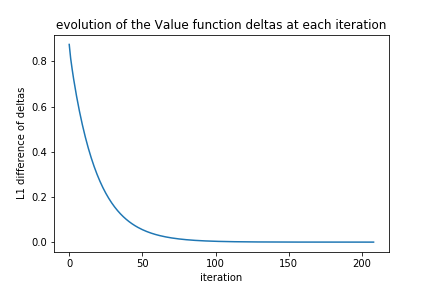

Here is the Python script that generated this plot:
# -*- coding: utf-8 -*-


# =============================================================================
# Loading Modules
# =============================================================================
import numpy as np
from envs.GridWorld import GridworldEnv
import matplotlib.pyplot as pl



# =============================================================================
# Create Environment
# =============================================================================
env = GridworldEnv()




# =============================================================================
# Evaluate Policy
# =============================================================================


def policy_eval(policy, env, discount_factor=1.0, theta=0.00001):
    """
    Evaluate a policy given an environment and a full description of the environment's dynamics.
    
    Args:
        policy: [S, A] shaped matrix representing the policy.
        env: OpenAI env. env.P represents the transition probabilities of the environment.
            env.P[s][a] is a list of transition tuples (prob, next_state, reward, done).
            env.nS is a number of states in the environment. 
            env.nA is a number of actions in the environment.
        theta: We stop evaluation once our value function change is less than theta for all states.
        discount_factor: Gamma discount factor.
    
    Returns:
        Vector of length env.nS representing the value function.
    """
    # Start with a random (all 0) value function
    V = np.zeros(env.nS)
    k=0
    diff=1
    errors=[]
    while (diff>theta):
        newV=np.zeros(env.nS)
        for s in range(env.nS):
            temp1=0
            for a in range(env.nA):
                temp2=0
                for sp in range(len(env.P[s][a])):
                    transition=env.P[s][a][sp]
                    temp2+=transition[0]*(transition[2]+discount_factor*V[transition[1]])
                    #print('action ',a, 'temp ',temp2)
                temp1+=policy[s][a]*temp2
            newV[s]=temp1
        diff=np.abs(np.subtract(V, newV)).mean()  
        errors+=[diff]
        V=newV
        k+=1
        print('iteration = ',k,'  delta = %.3e'%diff)
      
    
    return (np.array(V),errors)


# =============================================================================
# Evaluate a random policy
# =============================================================================
random_policy = np.ones([env.nS, env.nA]) / env.nA
v,errors = policy_eval(random_policy, env)


# =============================================================================
# Checking the results
# =============================================================================
expected_v = np.array([0, -14, -20, -22, -14, -18, -20, -20, -20, -20, -18, -14, -22, -20, -14, 0])
np.testing.assert_array_almost_equal(v, expected_v, decimal=2)


# =============================================================================
# Display the results
# =============================================================================
print("computed Value Function:")
print(v.reshape(env.shape))
print("")

print("expected Value Function:")
print(expected_v.reshape(env.shape))
print("")

fig=pl.figure()
pl.plot(errors)
pl.xlabel('iteration')
pl.ylabel('L1 difference of deltas')
pl.title('evolution of the Value function deltas at each iteration')
pl.savefig('PolicyEvaluation.png')
pl.show()